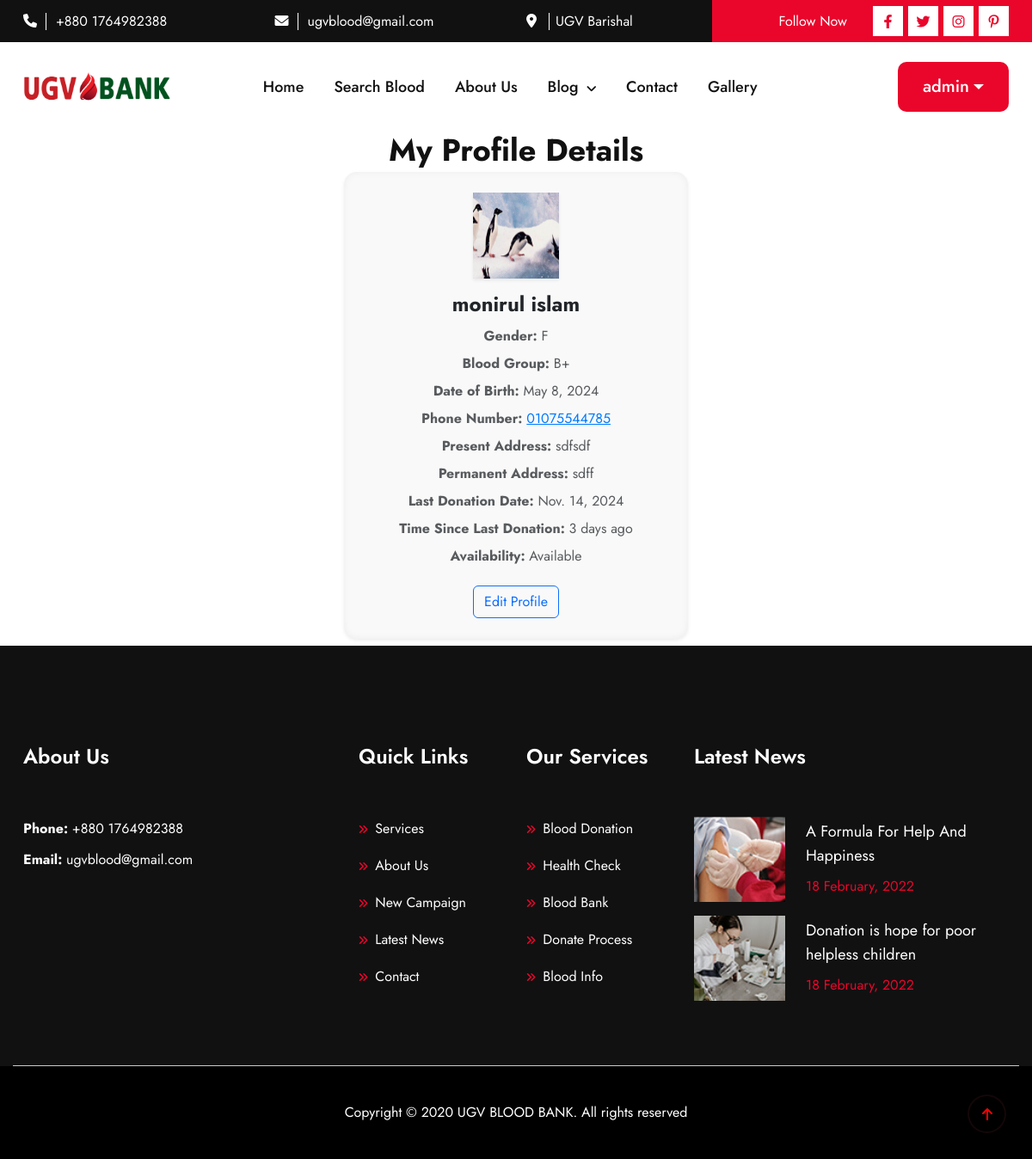
/profile/ (signed in), run on the app's committed database.
### blood/models.py (models this page shows, shortened)
class DonorProfile(models.Model):
    BLOOD_GROUP_CHOICES = [
        ('A+', 'A+'), ('A-', 'A-'),
        ('B+', 'B+'), ('B-', 'B-'),
        ('AB+', 'AB+'), ('AB-', 'AB-'),
        ('O+', 'O+'), ('O-', 'O-')
    ]
    GENDER_CHOICES = [
        ('M', 'Male'),
        ('F', 'Female'),
        ('O', 'Other'),
    ]
    user = models.OneToOneField(User, on_delete=models.CASCADE)
    full_name = models.CharField(max_length=80)
    profile_picture = models.ImageField(upload_to='profile_pics/', blank=True, null=True)
    blood_group = models.CharField(max_length=3, choices=BLOOD_GROUP_CHOICES)
    gender = models.CharField(max_length=1, choices=GENDER_CHOICES)  # New field for gender
    date_of_birth = models.DateField()
    phone_number = models.CharField(
        max_length=11,
        validators=[RegexValidator(regex=r'^\+?1?\d{9,15}$')]
    )
    present_address = models.TextField(max_length=400)
    permanent_address = models.TextField(max_length=400, blank=True, null=True)
    last_donation_date = models.DateField(blank=True, null=True)
    availability = models.BooleanField(default=True)  # To indicate if they are available for donation

### blood/views.py (the view)
# urls.py: path('profile/', my_details, name='my_details'),
@login_required
def my_details(request):
    try:
        profile = DonorProfile.objects.get(user=request.user)
    except DonorProfile.DoesNotExist:
        return redirect('manage_profile')  # Adjust this if your URL name is different
    return render(request, 'my_details.html', {'profile': profile})

### blood/templatetags/date_extras.py (called while the page is built)
@register.filter
def days_since(value):
    if not value:
        return "N/A", False
    today = date.today()
    difference = today - value
    days = abs(difference.days)  # Ensure no negative values
    more_than_4_months = days >= 120
    if days < 30:
        time_since = f"{days} days ago"
    else:
        months = days // 30
        time_since = f"{months} months ago" if months > 1 else "1 month ago"
    return time_since, more_than_4_months

### templates/my_details.html (shortened to what this page needs)
{% extends "base.html" %}
{% load static %}
{% load date_extras %}
{% block content %}
<div class="container mb-2 ">
    <h3 class="text-center mb-1">My Profile Details</h3>
    <div class="card border-0 shadow-sm" style="max-width: 400px; margin: auto; background: #f9f9f9;">
        <div class="card-body text-center p-4">
            <div class="mb-3">
                {% if profile.profile_picture %}
                    <img src="{{ profile.profile_picture.url }}" alt="Profile Picture" class="rounded-rectangle shadow-sm" style="width: 100px; height: 100px;">
                {% else %}
                    <img src="{% static 'default_profile.jpg' %}" alt="Profile Picture" class="rounded-rectangle shadow-sm" style="width: 100px; height: 100px;">
                {% endif %}
            </div>
            <h5 class="card-title text-dark font-weight-bold">{{ profile.full_name }}</h5>
            <p class="text-muted mb-1"><strong>Gender:</strong> {{ profile.gender }}</p>
            <p class="text-muted mb-1"><strong>Blood Group:</strong> {{ profile.blood_group }}</p>
            <p class="text-muted mb-1"><strong>Date of Birth:</strong> {{ profile.date_of_birth }}</p>
            <p class="text-muted mb-1"><strong>Phone Number:</strong> <span class="copyable">{{ profile.phone_number }}</span></p>
            <p class="text-muted mb-1"><strong>Present Address:</strong> {{ profile.present_address }}</p>
            <p class="text-muted mb-1"><strong>Permanent Address:</strong> {{ profile.permanent_address|default:"N/A" }}</p>
            <p class="text-muted mb-1"><strong>Last Donation Date:</strong> {{ profile.last_donation_date|default:"N/A" }}</p>
            {% if profile.last_donation_date %}
                {% with profile.last_donation_date|days_since as days_info %}
                    <p class="text-muted mb-1">
                        <strong>Time Since Last Donation:</strong>
                        <span class="{{ days_info.1 }}">{{ days_info.0 }}</span>
                    </p>
                {% endwith %}
            {% endif %}
            <p class="text-muted mb-1"><strong>Availability:</strong> {{ profile.availability|yesno:"Available,Not Available" }}</p>
            <a href="{% url 'manage_profile' %}" class="btn btn-outline-primary mt-3">Edit Profile</a>
        </div>
    </div>
</div>
{% endblock %}

### templates/header.html (shortened to what this page needs)
{% load static %}
  <header>
    <div class="header_top d-none d-lg-block d-xl-block d-xxl-block">
      <div class="container">
        <div class="row">
          <div class="col-xl-3 col-lg-3">
            <div class="header_top_content">
              <span><i class="fa-solid fa-phone"></i></span>
              <a href="tel:01977259912">+880 1764982388</a>
            </div>
          </div>
          <div class="col-xl-3 col-lg-3">
            <div class="header_top_content">
              <span><i class="fa-solid fa-envelope"></i></span>
              <a href="mailto:ugvblood@gmail.com">ugvblood@gmail.com</a>
            </div>
          </div>
          <div class="col-xl-3 col-lg-3">
            <div class="header_top_content">
              <span><i class="fa-solid fa-location-dot"></i></span>
              <a href="#">UGV Barishal</a>
            </div>
          </div>
          <div class="col-xl-3 col-lg-3">
            <div class="header_top_social">
              <p>Follow Now</p>
              <ul class="d-flex">
                <li><a href="#"><i class="fa-brands fa-facebook-f"></i></a></li>
                <li><a href="#"><i class="fa-brands fa-twitter"></i></a></li>
                <li><a href="#"><i class="fa-brands fa-instagram"></i></a></li>
                <li><a href="#"><i class="fa-brands fa-pinterest-p"></i></a></li>
              </ul>
            </div>
          </div>
        </div>
      </div>
    </div>
    <div class="header_bottom header_bottom2">
      <div class="container">
        <div class="row align-items-center position-relative">
          <div class="col-xl-2 col-lg-2 col-md-4 col-6">
            <div class="header_logo">
              <a href="{% url 'home' %}"><img  src="{% static 'assets/logo/logo.png' %}" alt="images not founds" class="img-fluid"></a>
            </div>
          </div>
          <div class="col-xl-7 col-lg-8 d-none d-xxl-block d-xl-block">
            <ul class="main_menu">
              <li><a href="{% url 'home' %}">Home</a></li>
              <li><a href="{% url 'donor_list' %}">Search Blood</a></li>
              <li><a href="about.html">About Us</a></li>
              <li class="position-relative">
                <a href="javascript:void(0)">Blog <i class="fa-solid fa-angle-down"></i></a>
              </li>
              <li><a href="contact.html">Contact</a></li>
              <li><a href="contact.html">Gallery</a></li>
            </ul>
          </div>
          <div class="col-xl-3 col-lg-2 d-none d-xxl-block d-xl-block">
            <div class="header_search_menu d-flex">
                {% if request.user.is_authenticated %}
                    <div class="dropdown">
                        <button class="btn red_btn get_code dropdown-toggle" type="button" id="userDropdown" data-bs-toggle="dropdown" aria-expanded="false">
                            {{ request.user.username }}
                        </button>
                    </div>
                {% else %}
                    <div>
                        <a href="{% url 'login' %}" class="red_btn get_code">Account</a>
                    </div>
                {% endif %}
            </div>
        </div>
        </div>
      </div>
    </div>
  </header>

### blood/static/assets/css/fancybox.css (style rules this page uses)
:root { --f-spinner-width: 36px;--f-spinner-height: 36px;--f-spinner-color-1: rgba(0, 0, 0, 0.1);--f-spinner-color-2: rgba(17, 24, 28, 0.8);--f-spinner-stroke: 2.75 }
:root { --f-button-width: 40px;--f-button-height: 40px;--f-button-border: 0;--f-button-border-radius: 0;--f-button-color: #374151;--f-button-bg: #f8f8f8;--f-button-hover-bg: #e0e0e0;--f-button-active-bg: #d0d0d0;--f-button-shadow: none;--f-button-transition: all 0.15s ease;--f-button-transform: none;--f-button-svg-width: 20px;--f-button-svg-height: 20px;--f-button-svg-stroke-width: 1.5;--f-button-svg-fill: none;--f-button-svg-filter: none;--f-button-svg-disabled-opacity: 0.65 }

### templates/my_details.html (style rules this page uses)
.copyable { cursor: pointer; color: #007bff; text-decoration: underline; }
.card { border-radius: 15px; }
.card-body { border-radius: 15px; box-shadow: inset 0 0 10px rgba(0, 0, 0, 0.05); }

### data on the page
DonorProfile: profile_picture (picture), full_name "monirul islam", gender "F", blood_group "B+", date_of_birth "May 8, 2024", phone_number "01075544785", present_address "sdfsdf", permanent_address "sdff", last_donation_date "Nov. 14, 2024", availability "Available"

### other printed values
{{ request.user.username }} "admin"
{{ days_info.0 }} "3 days ago"
